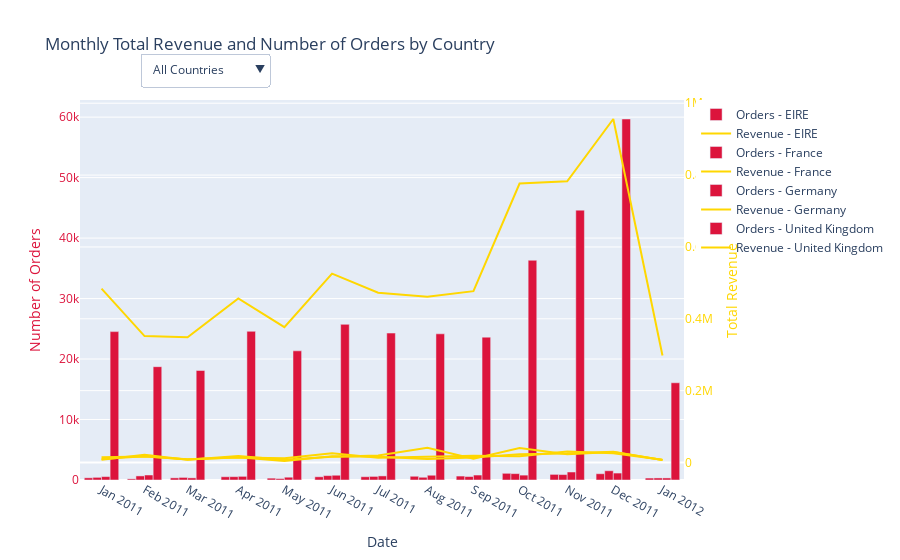

This figure's notebook cell:
### Code cell
all_countries = country_summary['Country'].unique()
fig = go.Figure()

# Calculate new tick values and labels
unique_dates = country_summary['Date'].unique()
shifted_dates = pd.to_datetime(unique_dates) + pd.DateOffset(months=1)
shifted_labels = [date.strftime('%b %Y') for date in shifted_dates]

# Define country_buttons as described above
country_buttons = [
    dict(label='All Countries',
         method='update',
         args=[{'visible': [True] * len(all_countries) * 2}]
    )
]
for i, country in enumerate(all_countries):
    visibility = [False] * len(all_countries) * 2
    visibility[i*2] = True
    visibility[i*2+1] = True
    country_buttons.append(
        dict(label=country,
             method='update',
             args=[{'visible': visibility}]
        )
    )

# Add bar and line traces for each country
for country in all_countries:
    country_data = country_summary[country_summary['Country'] == country]
    plotting_dates = country_data['Date'] + pd.DateOffset(months=1)
    
    fig.add_trace(go.Bar(
        x=plotting_dates,
        y=country_data['Num_order_per_m'],
        name=f'Orders - {country}',
        marker_color='Crimson',
        yaxis='y1',
    ))
    
    fig.add_trace(go.Scatter(
        x=plotting_dates,
        y=country_data['Total_revenue_per_m'],
        name=f'Revenue - {country}',
        mode='lines',
        line=dict(color='Gold'),
        yaxis='y2',
    ))

fig.update_layout(
    title='Monthly Total Revenue and Number of Orders by Country',
    xaxis=dict(
        title='Date',
        tickvals=shifted_dates,
        ticktext=shifted_labels,
    ),
    yaxis=dict(
        title='Number of Orders',
        titlefont=dict(color='Crimson'),
        tickfont=dict(color='Crimson'),
    ),
    yaxis2=dict(
        title='Total Revenue',
        titlefont=dict(color='Gold'),
        tickfont=dict(color='Gold'),
        overlaying='y',
        side='right',
    ),
    barmode='group',
    updatemenus=[{
        'buttons': country_buttons,
        'direction': 'down',
        'pad': {'r': 10, 't': 10},
        'showactive': True,
        'x': 0.1,
        'xanchor': 'left',
        'y': 1.15,
        'yanchor': 'top'
    }]
)

fig.show()

### Figure 1 — Plotly figure (JSON) as saved in the notebook; plotly's stock layout.template omitted (floating-point values rounded to 4 significant figures)
{"data": [{"marker": {"color": "Crimson"}, "name": "Orders - EIRE", "type": "bar", "x": ["2011-01-31T00:00:00", "2011-02-28T00:00:00", "2011-03-28T00:00:00", "2011-04-30T00:00:00", "2011-05-30T00:00:00", "2011-06-30T00:00:00", "2011-07-30T00:00:00", "2011-08-31T00:00:00", "2011-09-30T00:00:00", "2011-10-30T00:00:00", "2011-11-30T00:00:00", "2011-12-30T00:00:00", "2012-01-31T00:00:00"], "y": [362, 188, 354, 537, 306, 533, 542, 619, 651, 1106, 929, 1038, 320], "yaxis": "y"}, {"line": {"color": "Gold"}, "mode": "lines", "name": "Revenue - EIRE", "type": "scatter", "x": ["2011-01-31T00:00:00", "2011-02-28T00:00:00", "2011-03-28T00:00:00", "2011-04-30T00:00:00", "2011-05-30T00:00:00", "2011-06-30T00:00:00", "2011-07-30T00:00:00", "2011-08-31T00:00:00", "2011-09-30T00:00:00", "2011-10-30T00:00:00", "2011-11-30T00:00:00", "2011-12-30T00:00:00", "2012-01-31T00:00:00"], "y": [7826.0, 21670.0, 7552.0, 18270.0, 7570.0, 15890.0, 19820.0, 40870.0, 10781, 40590.0, 23310.0, 29150.0, 6976.0], "yaxis": "y2"}, {"marker": {"color": "Crimson"}, "name": "Orders - France", "type": "bar", "x": ["2011-01-31T00:00:00", "2011-02-28T00:00:00", "2011-03-28T00:00:00", "2011-04-30T00:00:00", "2011-05-30T00:00:00", "2011-06-30T00:00:00", "2011-07-30T00:00:00", "2011-08-31T00:00:00", "2011-09-30T00:00:00", "2011-10-30T00:00:00", "2011-11-30T00:00:00", "2011-12-30T00:00:00", "2012-01-31T00:00:00"], "y": [439, 675, 426, 550, 233, 728, 593, 453, 571, 1055, 898, 1531, 339], "yaxis": "y"}, {"line": {"color": "Gold"}, "mode": "lines", "name": "Revenue - France", "type": "scatter", "x": ["2011-01-31T00:00:00", "2011-02-28T00:00:00", "2011-03-28T00:00:00", "2011-04-30T00:00:00", "2011-05-30T00:00:00", "2011-06-30T00:00:00", "2011-07-30T00:00:00", "2011-08-31T00:00:00", "2011-09-30T00:00:00", "2011-10-30T00:00:00", "2011-11-30T00:00:00", "2011-12-30T00:00:00", "2012-01-31T00:00:00"], "y": [9575.0, 17500.0, 8439.0, 14520.0, 4195.0, 17530.0, 15720.0, 9889.0, 13790.0, 23200.0, 25030.0, 30280.0, 7049.0], "yaxis": "y2"}, {"marker": {"color": "Crimson"}, "name": "Orders - Germany", "type": "bar", "x": ["2011-01-31T00:00:00", "2011-02-28T00:00:00", "2011-03-28T00:00:00", "2011-04-30T00:00:00", "2011-05-30T00:00:00", "2011-06-30T00:00:00", "2011-07-30T00:00:00", "2011-08-31T00:00:00", "2011-09-30T00:00:00", "2011-10-30T00:00:00", "2011-11-30T00:00:00", "2011-12-30T00:00:00", "2012-01-31T00:00:00"], "y": [565, 826, 350, 604, 462, 787, 677, 787, 820, 807, 1322, 1148, 340], "yaxis": "y"}, {"line": {"color": "Gold"}, "mode": "lines", "name": "Revenue - Germany", "type": "scatter", "x": ["2011-01-31T00:00:00", "2011-02-28T00:00:00", "2011-03-28T00:00:00", "2011-04-30T00:00:00", "2011-05-30T00:00:00", "2011-06-30T00:00:00", "2011-07-30T00:00:00", "2011-08-31T00:00:00", "2011-09-30T00:00:00", "2011-10-30T00:00:00", "2011-11-30T00:00:00", "2011-12-30T00:00:00", "2012-01-31T00:00:00"], "y": [14560.0, 16450.0, 8969.0, 14170.0, 11960.0, 25570.0, 13080.0, 15720.0, 19020.0, 17720.0, 30610.0, 26040.0, 7805.0], "yaxis": "y2"}, {"marker": {"color": "Crimson"}, "name": "Orders - United Kingdom", "type": "bar", "x": ["2011-01-31T00:00:00", "2011-02-28T00:00:00", "2011-03-28T00:00:00", "2011-04-30T00:00:00", "2011-05-30T00:00:00", "2011-06-30T00:00:00", "2011-07-30T00:00:00", "2011-08-31T00:00:00", "2011-09-30T00:00:00", "2011-10-30T00:00:00", "2011-11-30T00:00:00", "2011-12-30T00:00:00", "2012-01-31T00:00:00"], "y": [24536, 18738, 18110, 24587, 21358, 25738, 24296, 24170, 23623, 36333, 44621, 59691, 16077], "yaxis": "y"}, {"line": {"color": "Gold"}, "mode": "lines", "name": "Revenue - United Kingdom", "type": "scatter", "x": ["2011-01-31T00:00:00", "2011-02-28T00:00:00", "2011-03-28T00:00:00", "2011-04-30T00:00:00", "2011-05-30T00:00:00", "2011-06-30T00:00:00", "2011-07-30T00:00:00", "2011-08-31T00:00:00", "2011-09-30T00:00:00", "2011-10-30T00:00:00", "2011-11-30T00:00:00", "2011-12-30T00:00:00", "2012-01-31T00:00:00"], "y": [483800.0, 352000.0, 348900.0, 456900.0, 376700.0, 525600.0, 472500.0, 461100.0, 477000.0, 776500.0, 782800.0, 956100.0, 297900.0], "yaxis": "y2"}], "layout": {"barmode": "group", "title": {"text": "Monthly Total Revenue and Number of Orders by Country"}, "updatemenus": [{"buttons": [{"args": [{"visible": [true, true, true, true, true, true, true, true]}], "label": "All Countries", "method": "update"}, {"args": [{"visible": [true, true, false, false, false, false, false, false]}], "label": "EIRE", "method": "update"}, {"args": [{"visible": [false, false, true, true, false, false, false, false]}], "label": "France", "method": "update"}, {"args": [{"visible": [false, false, false, false, true, true, false, false]}], "label": "Germany", "method": "update"}, {"args": [{"visible": [false, false, false, false, false, false, true, true]}], "label": "United Kingdom", "method": "update"}], "direction": "down", "pad": {"r": 10, "t": 10}, "showactive": true, "x": 0.1, "xanchor": "left", "y": 1.15, "yanchor": "top"}], "xaxis": {"ticktext": ["Jan 2011", "Feb 2011", "Mar 2011", "Apr 2011", "May 2011", "Jun 2011", "Jul 2011", "Aug 2011", "Sep 2011", "Oct 2011", "Nov 2011", "Dec 2011", "Jan 2012"], "tickvals": ["2011-01-31T00:00:00.000000000", "2011-02-28T00:00:00.000000000", "2011-03-28T00:00:00.000000000", "2011-04-30T00:00:00.000000000", "2011-05-30T00:00:00.000000000", "2011-06-30T00:00:00.000000000", "2011-07-30T00:00:00.000000000", "2011-08-31T00:00:00.000000000", "2011-09-30T00:00:00.000000000", "2011-10-30T00:00:00.000000000", "2011-11-30T00:00:00.000000000", "2011-12-30T00:00:00.000000000", "2012-01-31T00:00:00.000000000"], "title": {"text": "Date"}}, "yaxis": {"tickfont": {"color": "Crimson"}, "title": {"font": {"color": "Crimson"}, "text": "Number of Orders"}}, "yaxis2": {"overlaying": "y", "side": "right", "tickfont": {"color": "Gold"}, "title": {"font": {"color": "Gold"}, "text": "Total Revenue"}}}}
